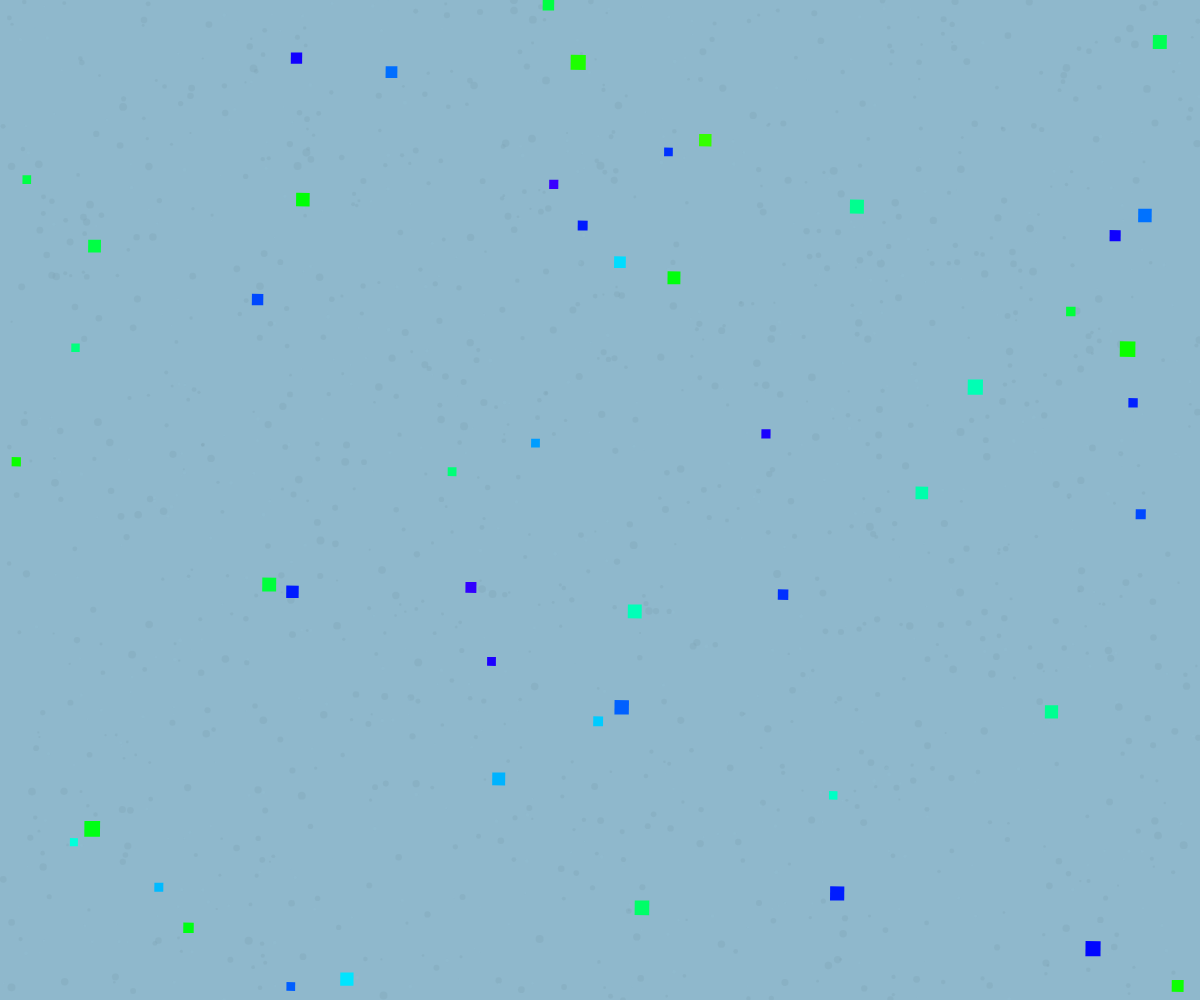
Frame 1 (no input)
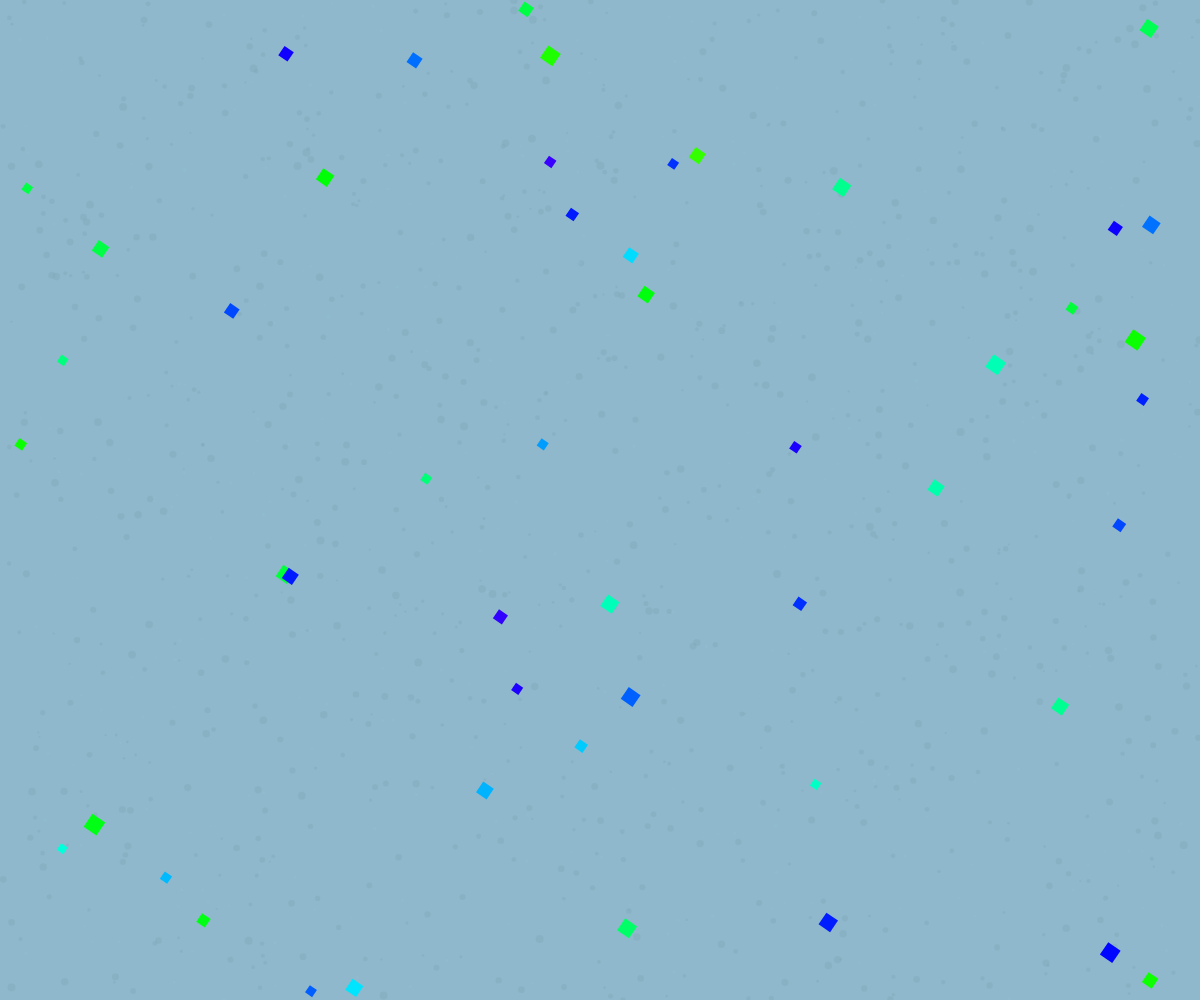
Frame 60 (no input)
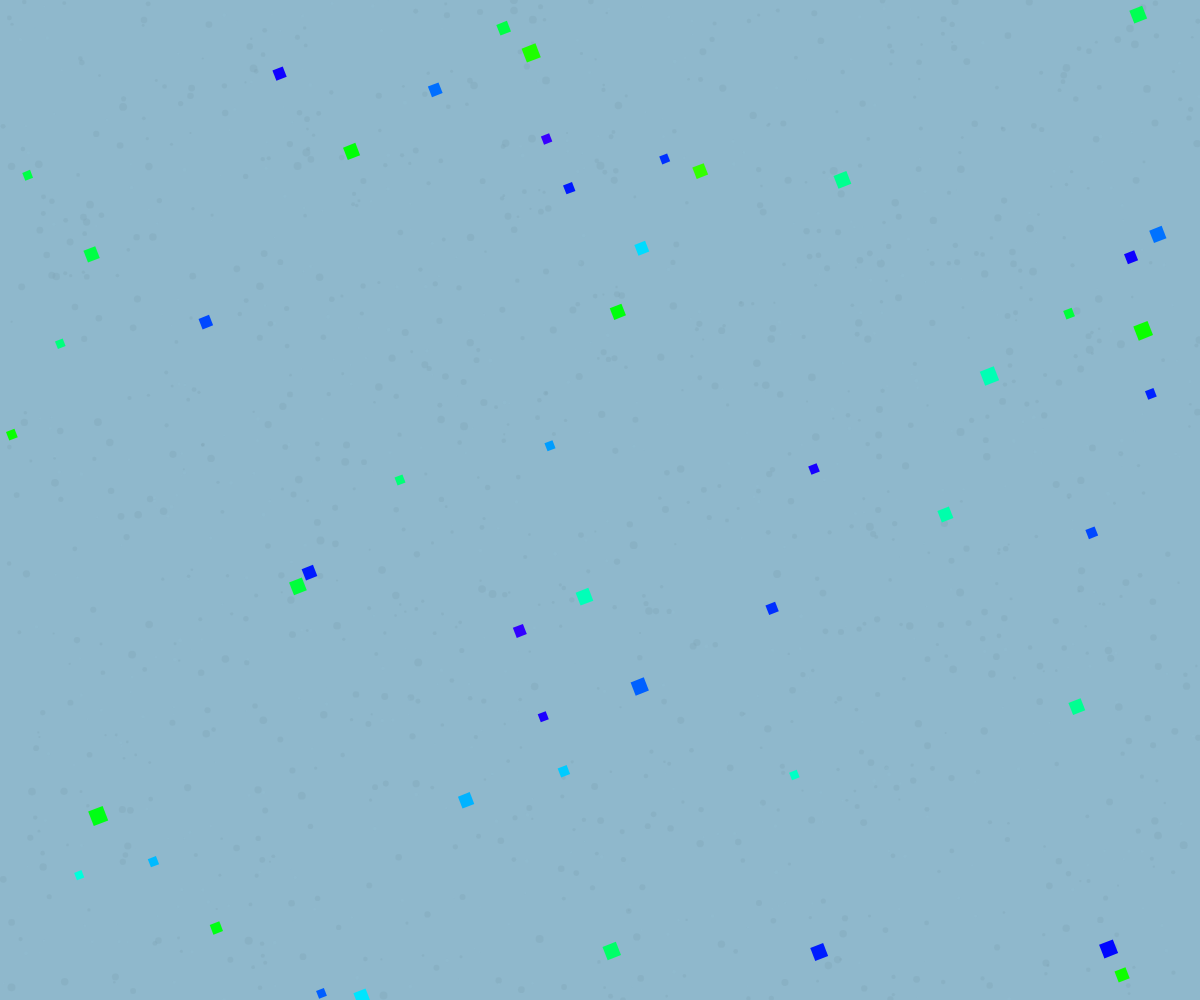
Frame 120 (the mouse pressed at the canvas centre since frame 60)

The p5.js sketch that drew these frames (run headless with seeded random() and noise() and a simulated clock; from frame 60 on, the mouse is pressed at the canvas centre):

// p5.js sketch
// ── sketch.js
let particles = [];
let sludge;
let time = 0;

class Particle {
  constructor(x, y, size, isSolid) {
    this.x = x;
    this.y = y;
    this.size = size;
    this.isSolid = isSolid;
    this.targetSize = size;
    this.color = color(random(100, 255), random(100, 255), random(100, 255));
    this.vx = random(-0.5, 0.5);
    this.vy = random(-0.5, 0.5);
    this.growthRate = random(0.001, 0.005);
    this.shrinkRate = random(0.001, 0.003);
    this.isMorphing = false;
    this.morphProgress = 0;
  }

  update() {
    if (this.isSolid) {
      // Solid particles move slowly and grow
      this.x += this.vx;
      this.y += this.vy;
      
      if (random() < 0.01) {
        this.vx = random(-0.5, 0.5);
        this.vy = random(-0.5, 0.5);
      }
      
      // Gradually shrink to amorphous form
      if (this.size > 2) {
        this.size -= this.shrinkRate;
      } else {
        this.isSolid = false;
      }
    } else {
      // Amorphous particles flow and grow
      this.x += random(-0.3, 0.3);
      this.y += random(-0.3, 0.3);
      
      if (this.size < 15) {
        this.size += this.growthRate;
      }
    }
    
    // Boundary check
    if (this.x < 0 || this.x > width) this.vx *= -1;
    if (this.y < 0 || this.y > height) this.vy *= -1;
  }

  draw() {
    noStroke();
    fill(this.color);
    
    if (this.isSolid) {
      // Draw solid particles with a crystalline look
      push();
      translate(this.x, this.y);
      rotate(time * 0.01);
      rectMode(CENTER);
      rect(0, 0, this.size, this.size);
      pop();
    } else {
      // Draw amorphous particles as soft blobs
      ellipse(this.x, this.y, this.size, this.size);
    }
  }
}

function setup() {
  createCanvas(windowWidth, windowHeight);
  colorMode(HSB, 360, 100, 100, 1);
  
  // Create initial solid particles (puzzle pieces)
  for (let i = 0; i < 50; i++) {
    let x = random(width);
    let y = random(height);
    let size = random(8, 16);
    particles.push(new Particle(x, y, size, true));
  }
  
  // Create sludge background
  sludge = createGraphics(width, height);
  sludge.colorMode(HSB, 360, 100, 100, 1);
  sludge.background(200, 30, 80);
  
  // Add some initial sludge texture
  for (let i = 0; i < 1000; i++) {
    let x = random(width);
    let y = random(height);
    let size = random(2, 8);
    sludge.noStroke();
    sludge.fill(200, 30, 70, 0.3);
    sludge.ellipse(x, y, size, size);
  }
  
  // Add some texture to the sludge
  for (let i = 0; i < 500; i++) {
    let x = random(width);
    let y = random(height);
    let size = random(1, 4);
    sludge.noStroke();
    sludge.fill(200, 30, 85, 0.2);
    sludge.ellipse(x, y, size, size);
  }
}

function draw() {
  background(200, 30, 80);
  
  // Draw the sludge background
  image(sludge, 0, 0);
  
  time++;
  
  // Update and draw particles
  for (let particle of particles) {
    particle.update();
    particle.draw();
  }
  
  // Occasionally transform solid particles into amorphous ones
  if (random() < 0.005) {
    let solidParticle = particles.filter(p => p.isSolid);
    if (solidParticle.length > 0) {
      let target = random(solidParticle);
      target.isSolid = false;
      target.size = 3;
    }
  }
}

function windowResized() {
  resizeCanvas(windowWidth, windowHeight);
}
